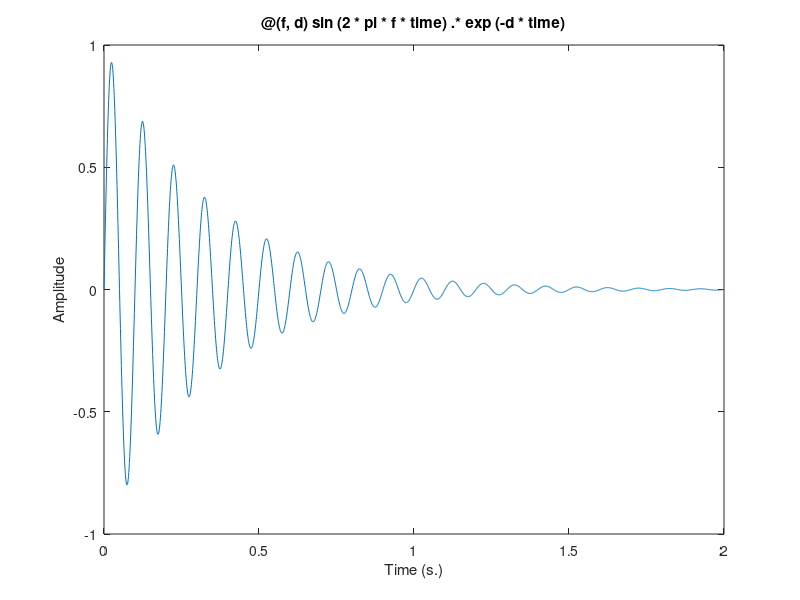
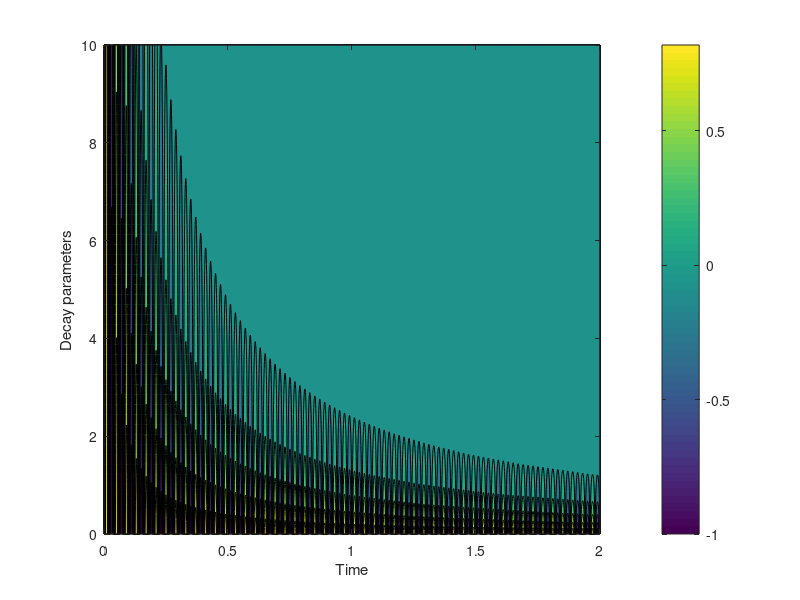
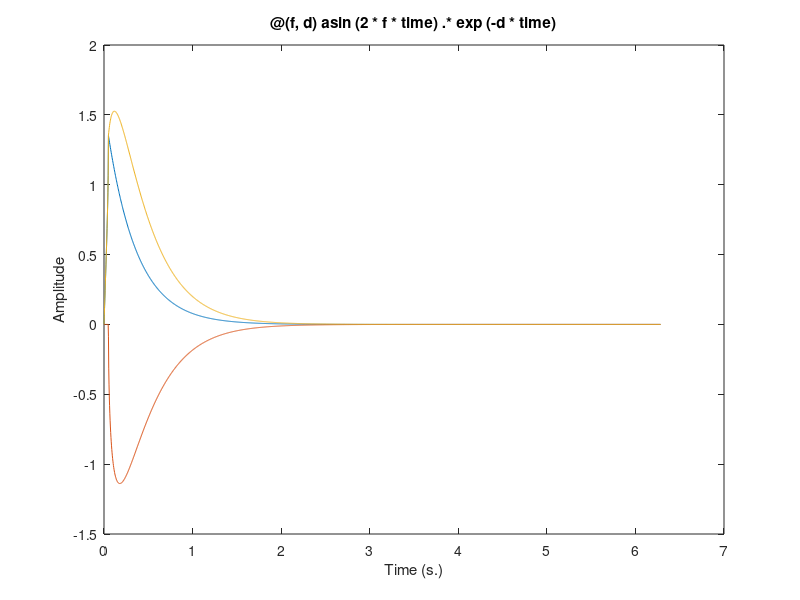
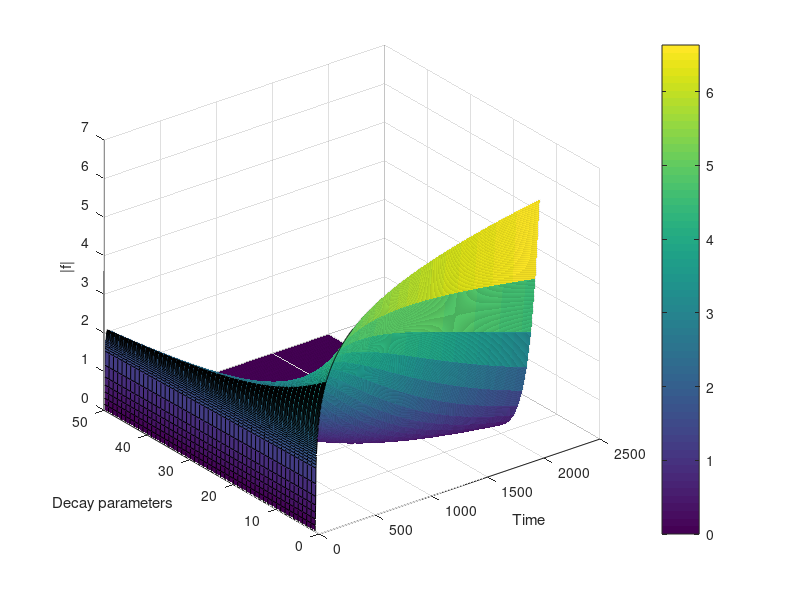

Write the MATLAB code that produced these figures, in order.
%% Damped oscilator
%
% Write an anonymous function that returns a damped oscilator,
% given inputs of frequency and decay.
%
% learn: function handle (@), contourf, func2str

%% Anonymous Function (in-line)
% h = @(input) function_def;

fun = @(x) x.^2;

fun(0)
fun(2)

%% Damped Oscillator

% define sampled time
fs = 1000;
time = 0:1/fs:2;

% define function
damposc = @(f,d) sin(2*pi*f*time).*exp(-d*time);

% get oscillation time series using f and d parameters
y = damposc(10,3);

figure(1),clf
plot(time,y)
xlabel('Time (s.)')
ylabel('Amplitude')
title(func2str(damposc))


%% image of parameter space

% range of decay parameters
taus = linspace(0,10,50);

% initialize
Y = zeros(length(taus),length(time));

% loop over decay parameters and compute damped oscillations
for ti = 1:length(taus)
        Y(ti,:) = damposc(25,taus(ti));
end

figure(2),clf
contourf(time,taus,Y)
xlabel('Time')
ylabel('Decay parameters')
colorbar
 
%% Damped Arcsine

% define sampled time
fs = 1000;
time = (0:1/fs:2)*pi;

% define function
damparc = @(f,d) asin(2*f*time).*exp(-d*time);

% get oscillation time series using f and d parameters
y = damparc(10,3);

figure(3),clf
plot(time,real(y),time,imag(y),time,abs(y))
xlabel('Time (s.)')
ylabel('Amplitude')
title(func2str(damparc))

% range of decay parameters
taus = linspace(0,3,50);

% initialize
Y = zeros(length(taus),length(time));

% loop over decay parameters and compute damped oscillations
for ti = 1:length(taus)
        Y(ti,:) = damparc(25,taus(ti));
end


figure(4),clf
surfh = surf(abs(Y));

xlabel('Time')
ylabel('Decay parameters')
zlabel('|f|')
colorbar
